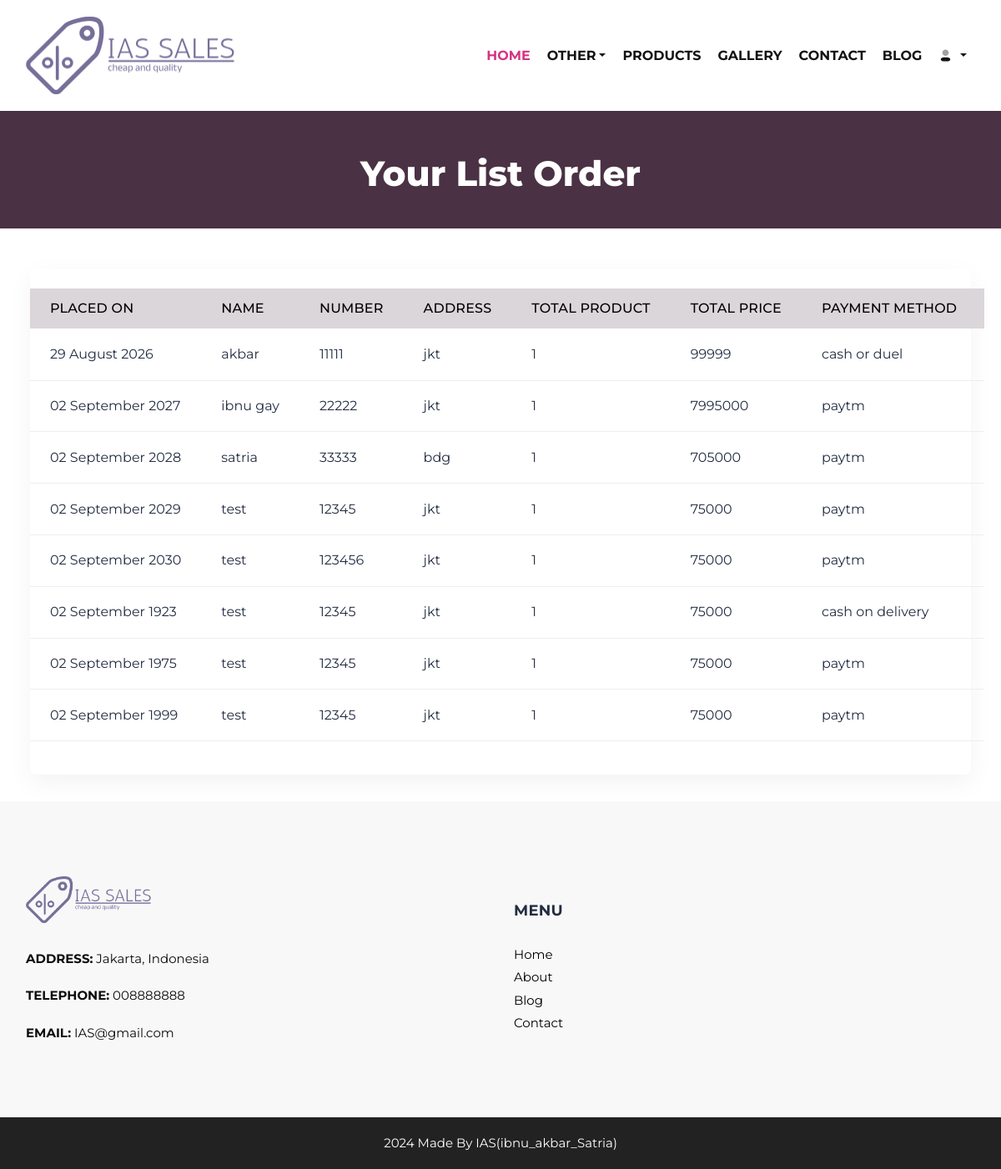
Screenshot of /index.php/member/orders with the database file from the repository.
### tables this page shows
CREATE TABLE `orders` (
  `id` int(100) NOT NULL,
  `user_id` int(100) NOT NULL,
  `name` varchar(20) NOT NULL,
  `number` varchar(10) NOT NULL,
  `email` varchar(50) NOT NULL,
  `method` varchar(50) NOT NULL,
  `address` varchar(500) NOT NULL,
  `total_products` varchar(1000) NOT NULL,
  `total_price` int(100) NOT NULL,
  `placed_on` date NOT NULL DEFAULT current_timestamp(),
  `payment_status` varchar(20) NOT NULL DEFAULT 'pending'
);

### application/controllers/member.php (called while the page is built, shortened)
<?php
class member extends CI_Controller
{
    public function orders()
    {
        $oke['user'] = $this->db->get_where('user', ['email' => $this->session->userdata('email')])->row_array();
        $this->load->model('model_order');
        $data['orders'] = $this->model_order->get_order_data();
        $this->load->view('templates/member_header', $data);
        $this->load->view('templates/member_topbar', $oke);
        $this->load->view('member/orders', $data);
        $this->load->view('templates/member_footer', $data);
    }
}

### index.php (called while the page is built, shortened)
<?php
require_once BASEPATH.'core/CodeIgniter.php';

### application/models/model_order.php (called while the page is built, shortened)
<?php
class model_order extends CI_Model
{
    public function get_order_data()
    {
        return $this->db->get('orders')->result_array();
    }
}

### application/views/member/orders.php (the view, shortened to what this page needs)
<section class="inner_page_head">
    <div class="container_fuild">
        <div class="row">
            <div class="col-md-12">
                <div class="full">
                    <h3>Your List Order</h3>
                </div>
            </div>
        </div>
    </div>
</section>
<div class="conatiner-fluid content-inner mt-5 py-0">
    <div?>
        <div class="row">
            <div class="col-sm-12">
                <div class="card">
                    <div class="card-body px-0">
                        <div id="user-list-table_wrapper" class="dataTables_wrapper dt-bootstrap4 no-footer">
                            <div class="row align-items-center">
                                <div class="bd-example table-responsive">
                                    <table class="table table-hover">
                                        <thead>
                                            <tr class="table-primary">
                                                <th>Placed on</th>
                                                <th>Name</th>
                                                <th>Number</th>
                                                <th>Address</th>
                                                <th>Total Product</th>
                                                <th>Total Price</th>
                                                <th>Payment Method</th>
                                                <th>Payment Status</th>
                                            </tr>
                                        </thead>
                                        <tbody>
                                            <?php foreach ($orders as $order) : ?>
                                                <tr class="light">
                                                    <td><?= date('d F Y', strtotime($order['placed_on'])); ?></td>
                                                    <td><?= $order['name']; ?></td>
                                                    <td><?= $order['number']; ?></td>
                                                    <td><?= $order['address']; ?></td>
                                                    <td><?= $order['total_products']; ?></td>
                                                    <td><?= $order['total_price']; ?></td>
                                                    <td><?= $order['method']; ?></td>
                                                    <td>
                                                    </td>
                                                </tr>
                                            <?php endforeach; ?>
                                        </tbody>
                                    </table>
                                </div>
                            </div>
                        </div>
                    </div>
                </div>
            </div>
        </div>
</div>

### assets/css/style.css (style rules this page uses)
* { box-sizing: border-box; }
body { font-family: "Montserrat", sans-serif; color: #0c0c0c; background-color: #ffffff; overflow-x: hidden; }
.inner_page_head { background: #4a3144; text-align: center; color: #fff; padding-top: 50px; padding-bottom: 40px; }
.inner_page_head h3 { font-size: 42px; font-weight: 800; color: #fff; }

### rows the page displays
orders: placed_on "29 August 2026", name "akbar", number "11111", address "jkt", total_products "1", total_price "99999", method "cash or duel"
orders: placed_on "02 September 2027", name "ibnu gay", number "22222", address "jkt", total_products "1", total_price "7995000", method "paytm"
orders: placed_on "02 September 2028", name "satria", number "33333", address "bdg", total_products "1", total_price "705000", method "paytm"
orders: placed_on "02 September 2029", name "test", number "12345", address "jkt", total_products "1", total_price "75000", method "paytm"
orders: placed_on "02 September 2030", name "test", number "123456", address "jkt", total_products "1", total_price "75000", method "paytm"
orders: placed_on "02 September 1923", name "test", number "12345", address "jkt", total_products "1", total_price "75000", method "cash on delivery"
orders: placed_on "02 September 1975", name "test", number "12345", address "jkt", total_products "1", total_price "75000", method "paytm"
orders: placed_on "02 September 1999", name "test", number "12345", address "jkt", total_products "1", total_price "75000", method "paytm"
